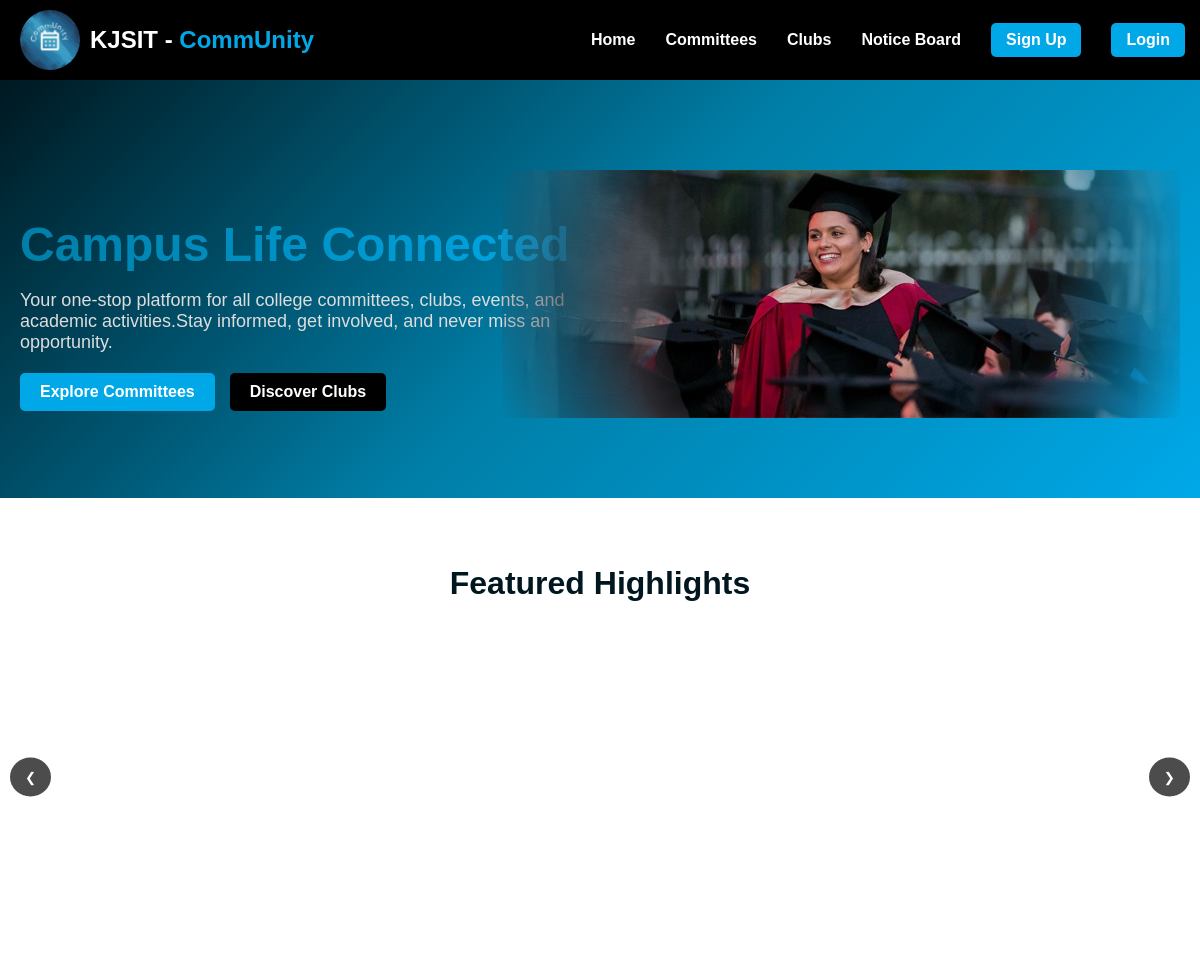
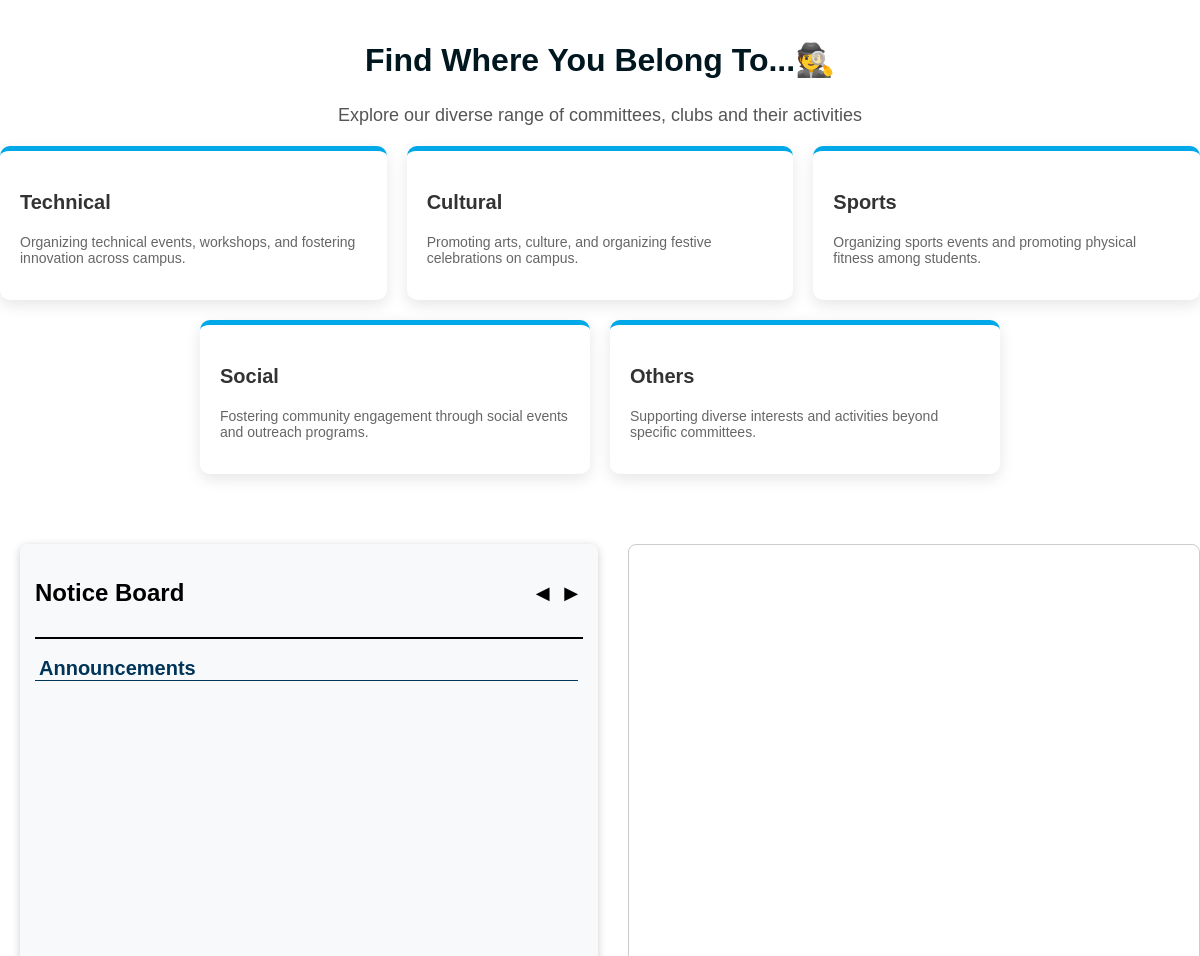
/ (upper part), run on an earlier commit of the app's database (2 pictures, top to bottom).
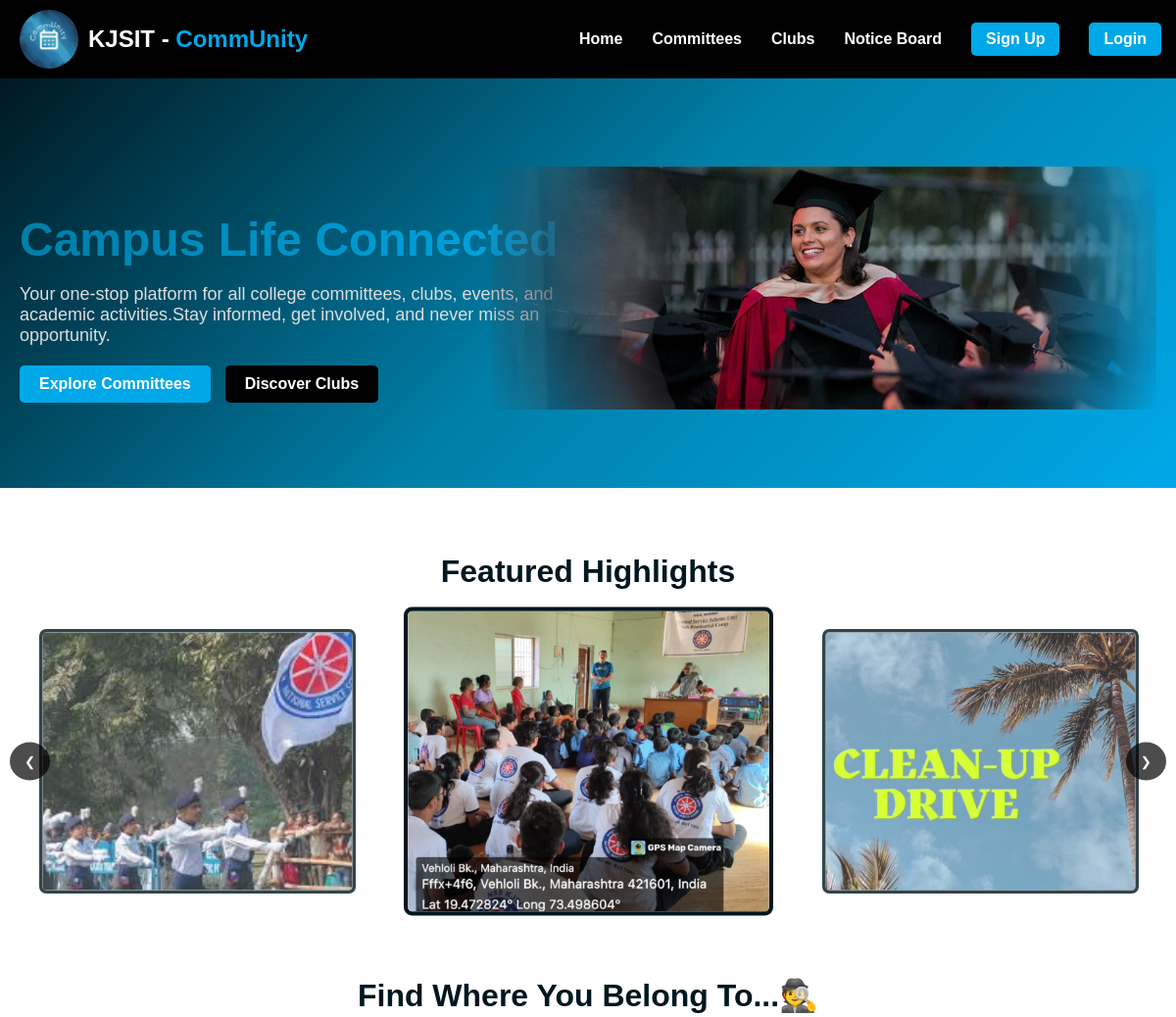
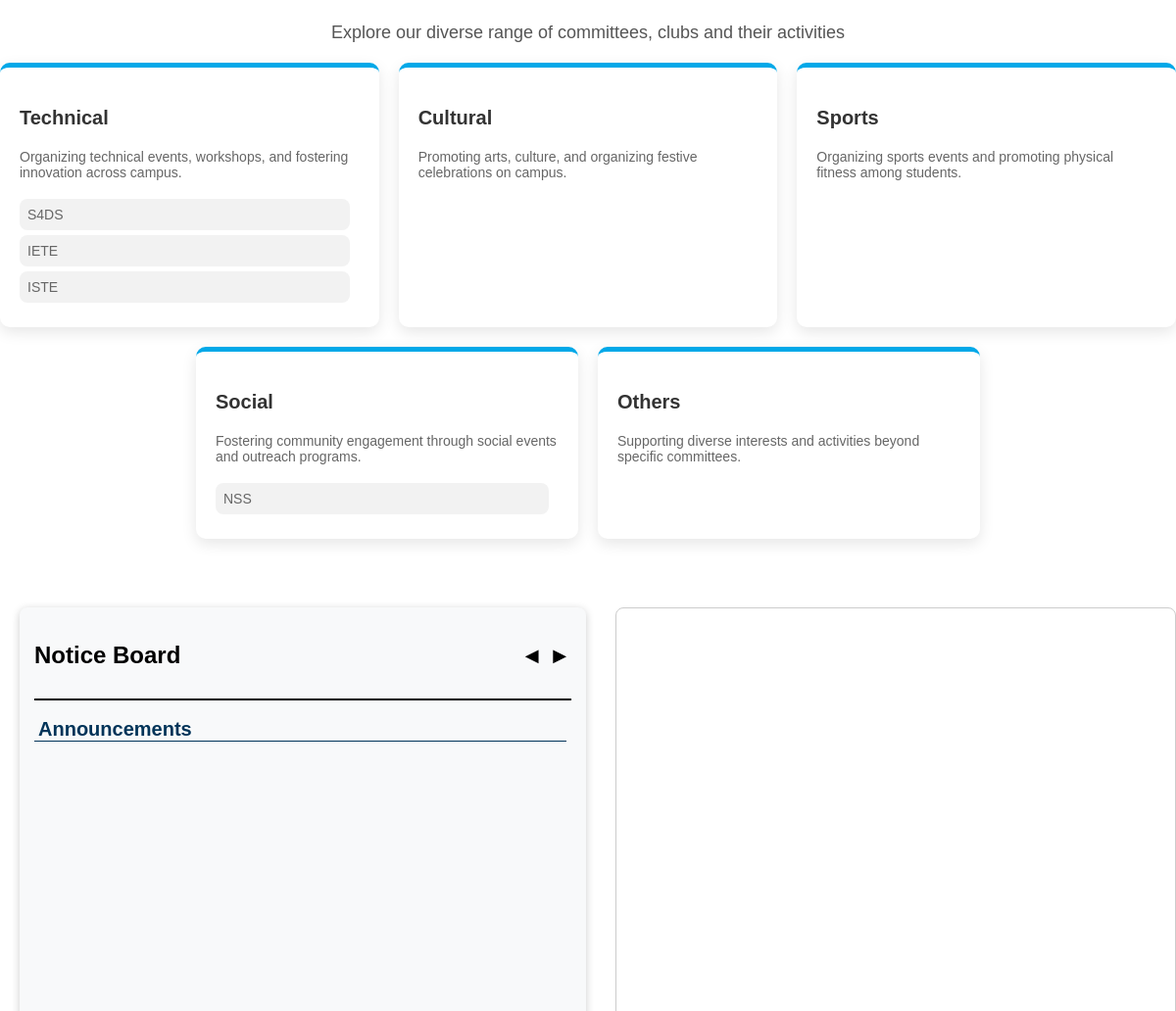
And on a later commit of the database (2 pictures, top to bottom).
### committees/models.py (models this page shows, shortened)
class AssociationImage(models.Model):
    association = models.ForeignKey(Associations, on_delete=models.CASCADE, related_name='images')
    image = models.ImageField(upload_to='association_images/')
    uploaded_at = models.DateTimeField(auto_now_add=True)

class Associations(models.Model):
    ROLE_CHOICES = (
        ('committees', 'Committees'),
        ('clubs', 'Clubs')
    )
    STATUS_CHOICES = (
        ('pending', 'Pending Approval'),
        ('approved', 'Approved'),
        ('rejected', 'Rejected'),
        ('delete_pending', 'Delete Request Pending'),
    )
    CATEGORY = (
        ('None', 'None'),
        ('Academic', 'Academic'),
        ('Technical', 'Technical'),
        ('Cultural', 'Cultural'),
        ('Sports', 'Sports'),
        ('Social', 'Social'),
        ('Other', 'Other')
    )
    id = models.AutoField(primary_key=True)
    name = models.CharField(max_length=255)
    description = models.TextField()
    type = models.CharField(max_length=15, choices=ROLE_CHOICES)
    category = models.CharField(max_length=30, choices=CATEGORY, default='None')
    faculty_incharge = models.ForeignKey('faculty.Faculty', on_delete=models.CASCADE)
    created_by = models.ForeignKey('members.CoreMember', on_delete=models.CASCADE, null=True, blank=True)
    created_at = models.DateTimeField(auto_now_add=True)
    image = models.ImageField(upload_to='association_images/', null=True, blank=True)
    status = models.CharField(max_length=15, choices=STATUS_CHOICES, default='pending')
    owner = models.ForeignKey('members.CoreMember', on_delete=models.SET_NULL, null=True, blank=True,related_name='owned_associations')

### Login/views.py (the view)
# urls.py: path('', views.home_view, name='home'),
def home_view(request):
    featured_images = []
    announcements = Announcement.objects.order_by('-created_at')[:10]
    upcoming_events = Event.objects.filter(date_time__gte=timezone.now(), status="approved").order_by('date_time')
    associations = Associations.objects.filter(status='approved')
    print("Announcements:", announcements)
    print("Upcoming Events:", upcoming_events)
    for association in associations:
        latest_images = association.images.order_by('-uploaded_at')[:3]
        featured_images.extend(list(latest_images))
    if request.user.is_authenticated:
        user = request.user
        role = UserProfile.objects.get(id=user).role
        if role == 'faculty':
            return redirect('faculty')
        else:
            if role == 'core_member':
                user = UserProfile.objects.get(id=user)
                core_member = CoreMember.objects.get(id=user)
                print(core_member)
            return render(request, 'account/home.html', {
        'featured_images': featured_images,
        'announcements': announcements,
        'upcoming_events': upcoming_events,
        'associations': associations,
    })
    else:
        return render(request, 'account/home.html', {
        'featured_images': featured_images,
        'announcements': announcements,
        'upcoming_events': upcoming_events,
        'associations': associations
    })

### Login/templates/account/home.html (shortened to what this page needs)
{% load static %}
<!DOCTYPE html>
<html lang="en">
<head>
    <link rel="stylesheet" href="https://cdnjs.cloudflare.com/ajax/libs/font-awesome/6.5.1/css/all.min.css">
    <link rel="stylesheet" href="{% static 'css/home.css' %}">
</head>
<body>
    <header>
        <nav>
            <div class="logo-container">
                <img src="{% static 'images/logo.jpeg' %}" alt="CommUnity Logo" class="full-width-logo">
                <div class="logo">KJSIT - <span>CommUnity</span></div>
            </div>
            <ul>
                <li><a href="{% url 'home' %}">Home</a></li>
                <li><a href="{% url 'committees_list' %}">Committees</a></li>
                <li><a href="{% url 'club_list' %}">Clubs</a></li>
                <li><a href="#notice-board">Notice Board</a></li>
                {% if user.is_authenticated %}
                    <li><a href="{% url 'account_logout' %}" class="logout-btn">Logout</a></li>
                    <li><span style="color: white; padding: 10px;">Welcome, {{ user.userprofile.id.username}}</span>
                        <div class="user-dropdown">
                            <i class="fa-solid fa-circle-user user-icon"></i>
                            <div class="dropdown-menu">
                                <a href="{% url 'getprofile' %}">Profile</a>
                                <a href="{% url 'add_club_committee' %}" class="club-link" style="display: none;" >Add Club/Committee</a>
                                <a href="{% url 'add_member' %}" class="club-link" style="display: none;" >Add Member</a>
                                <a href="{% url 'add_announcement' %}" class="club-link" style="display: none;" >Add Announcement</a>
                                <a href="{% url 'view_calendar' %}" >View Calendar</a>
                                <a href="{% url 'create_event' %}" class="club-link" style="display: none;" >Add Event</a>
                                <a href="{% url 'notification_view' %}"  >Notification</a>
                                <a href="#">Settings</a>
                                <a href="{% url 'account_logout' %}">Logout</a>
                            </div>
                        </div>
                    </li>
                    <script>
                        document.addEventListener("DOMContentLoaded", function () {
                        const userRole = "{{ user.userprofile.role }}";
                        const addClubLinks = document.getElementsByClassName("club-link");
                        if (userRole.trim() === "core_member") {
                            Array.from(addClubLinks).forEach(club => {
                                club.style.display = "block";
                            });
                        }
                    });
                    </script>
                {% else %}
                    <li><a href="{% url 'account_signup' %}" class="signup-btn">Sign Up</a></li>
                    <li><a href="{% url 'account_login' %}" class="login-btn">Login</a></li>
                {% endif %}
            </ul>
        </nav>
    </header>
<section class="hero">
    <div class="hero-content">
        <h1>Campus Life <span>Connected</span></h1>
        <p>Your one-stop platform for all college committees, clubs, events, and academic activities.Stay informed, get involved, and never miss an opportunity.</p>
        <div class="buttons">
            <a href="{% url 'committees_list' %}" class="btn blue">Explore Committees</a>
            <a href="{% url 'club_list' %}" class="btn black">Discover Clubs</a>
        </div>
    </div>
    <a href="https://kjsit.somaiya.edu.in/en" class="web-link" target="_blank">
        <img src="{% static 'images/bodyimg.png' %}" class="body-image">
    </a>
</section>
<div class="gallery-section">
<h2 class="gallery-heading">Featured Highlights</h2>
<div class="gallery-container">
    <button class="arrow prev" onclick="prevSlide()">&#10094;</button>
    <div class="gallery" id="gallery">
        {% for img in featured_images %}
        <div class="image-container">
        <img src="{{ img.image.url }}" {% if forloop.first %}class="active"{% endif %} alt="{{ img.association.name }}">
        </div>
        {% endfor %}
    </div>
    <button class="arrow next" onclick="nextSlide()">&#10095;</button>
</div>
</div>
<div class="committee-section">
    <h2 class="committee-heading">Find Where You Belong To...🕵️</h2>
    <p class="committee-subheading">Explore our diverse range of committees, clubs and their activities</p>
    <div class="committee-container">
        <div class="committee-card tech">
            <h3>Technical</h3>
            <p>Organizing technical events, workshops, and fostering innovation across campus.</p>
            <div class="scrollable-list">
                {% for association in associations %}
                    {% if association.category == 'Technical' %}
                        <p class="scroll-item">{{ association.name }}</p>
                    {% endif %}
                {% endfor %}
            </div>
        </div>
        <div class="committee-card cultural">
            <h3>Cultural</h3>
            <p>Promoting arts, culture, and organizing festive celebrations on campus.</p>
        </div>
        <div class="committee-card sports">
            <h3>Sports</h3>
            <p>Organizing sports events and promoting physical fitness among students.</p>
        </div>
        <div class="committee-card social">
            <h3>Social</h3>
            <p>Fostering community engagement through social events and outreach programs.</p>
            <div class="scrollable-list">
                {% for association in associations %}
                    {% if association.category == 'Social' %}
                        <p class="scroll-item">{{ association.name }}</p>
                    {% endif %}
                {% endfor %}
            </div>
        </div>
        <div class="committee-card others">
            <h3>Others</h3>
            <p>Supporting diverse interests and activities beyond specific committees.</p>
        </div>
    </div>
</div>
<div class="main-dashboard">
<div class="notice-board" id="notice-board">
    <div class="notice-header">
    <h2>Notice Board</h2>
    <div class="nav-buttons">
        <button id="prevNotice">&#x25C0;</button>
        <button id="nextNotice">&#x25B6;</button>
    </div>
    </div>
    <div class="notices">
        <div class="notice-section">
        <h2>Announcements</h2>
        <div class="notices-wrapper">
            <div class="notices-scroll" id="announcements-scroll">
        </div>
        </div>
        </div>
    </div>
</div>
<div class="page-preview-container">
    <iframe src="{% url 'view_calendar' %}" class="page-preview"></iframe>
</div>
</div>
</body>
</html>

What changed in the data, as far as the page shows it:
added AssociationImage: image (picture)
added AssociationImage: image (picture)
added AssociationImage: image (picture)
added Associations: name "S4DS", shown under "Technical"
added Associations: name "IETE", shown under "Technical"
added Associations: name "ISTE", shown under "Technical"
added Associations: name "NSS", shown under "Social"
